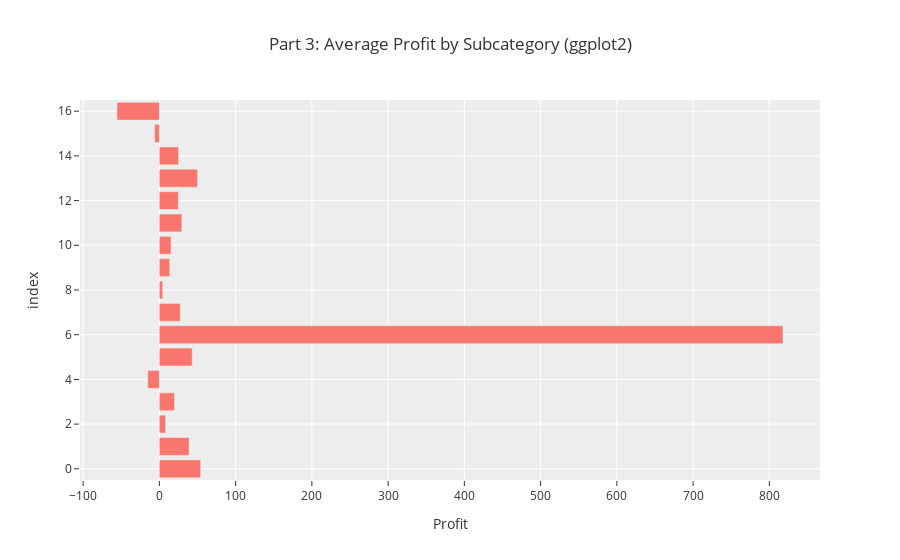

Notebook cell for this chart:
### Markdown cell above
# Part 3

### Code cell
#print title
print('Part 3: Average Profit by Subcategory')


#reading the data
df_p3 = pd.read_excel('Sample - Superstore.xlsx')

#clean the data to just have prfit and subcategory
df_p3 = df_p3[['Subcategory', 'Profit']]

#grouping the data by region
df_grouped_p3 = df_p3.groupby('Subcategory', as_index=True)[['Profit']].mean().reset_index()
print(df_grouped_p3.shape)
print(df_grouped_p3)

#sorting the data
df_grouped_p3 = df_grouped_p3.sort_values(by='Subcategory', ascending=False)

#create the vertical bar plot with white background and title in the middle
fig = px.bar(df_grouped_p3, x='Profit', y=df_grouped_p3.index, title='Part 3: Average Profit by Subcategory (ggplot2)', template='ggplot2', orientation='h')
fig.update_layout(title_x=0.5)
fig.show()

### Figure 1 — Plotly figure (JSON) as saved in the notebook; plotly's stock layout.template omitted (floating-point values rounded to 4 significant figures)
{"data": [{"hovertemplate": "Profit=%{x}<br>index=%{y}<extra></extra>", "legendgroup": "", "marker": {"color": "#F8766D", "pattern": {"shape": ""}}, "name": "", "orientation": "h", "showlegend": false, "textposition": "auto", "type": "bar", "x": [-55.57, -6.258, 25.15, 50.07, 24.86, 29.43, 15.24, 13.65, 4.376, 27.42, 817.9, 43.1, -15.23, 19.84, 8.201, 38.92, 54.11], "xaxis": "x", "y": [16, 15, 14, 13, 12, 11, 10, 9, 8, 7, 6, 5, 4, 3, 2, 1, 0], "yaxis": "y"}], "layout": {"barmode": "relative", "legend": {"tracegroupgap": 0}, "title": {"text": "Part 3: Average Profit by Subcategory (ggplot2)", "x": 0.5}, "xaxis": {"anchor": "y", "domain": [0, 1], "title": {"text": "Profit"}}, "yaxis": {"anchor": "x", "domain": [0, 1], "title": {"text": "index"}}}}
